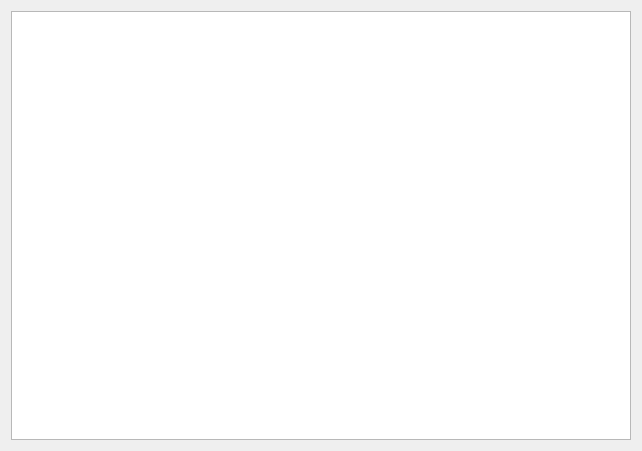
<?xml version="1.0" encoding="UTF-8"?>
<ui version="4.0">
 <class>TextPage</class>
 <widget class="QWizardPage" name="TextPage">
  <property name="geometry">
   <rect>
    <x>0</x>
    <y>0</y>
    <width>642</width>
    <height>451</height>
   </rect>
  </property>
  <property name="windowTitle">
   <string>WizardPage</string>
  </property>
  <layout class="QVBoxLayout" name="verticalLayout">
   <item>
    <widget class="QTextEdit" name="textEdit">
     <property name="lineWrapMode">
      <enum>QTextEdit::NoWrap</enum>
     </property>
    </widget>
   </item>
  </layout>
 </widget>
 <resources/>
 <connections/>
</ui>
